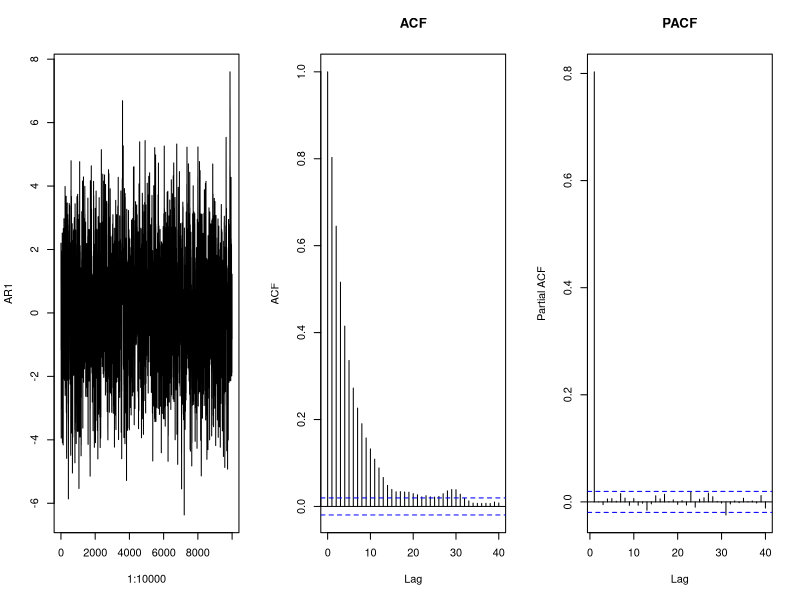
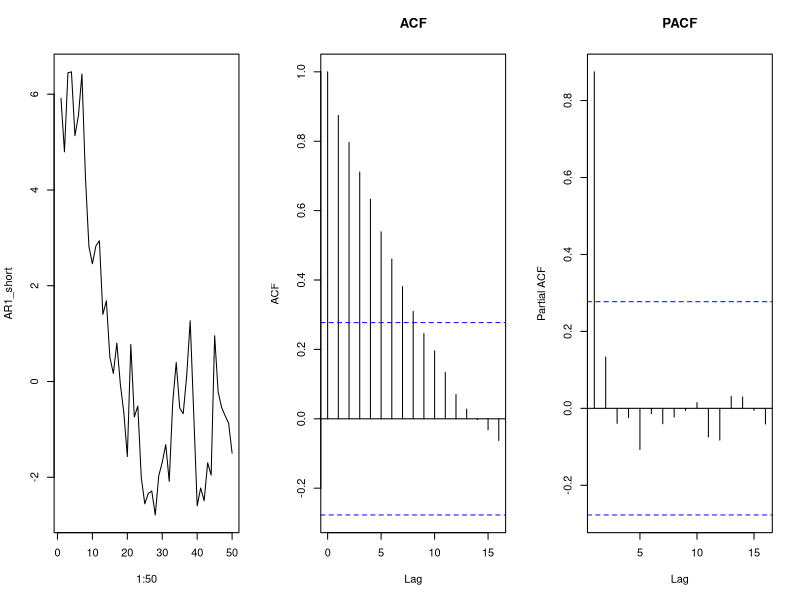
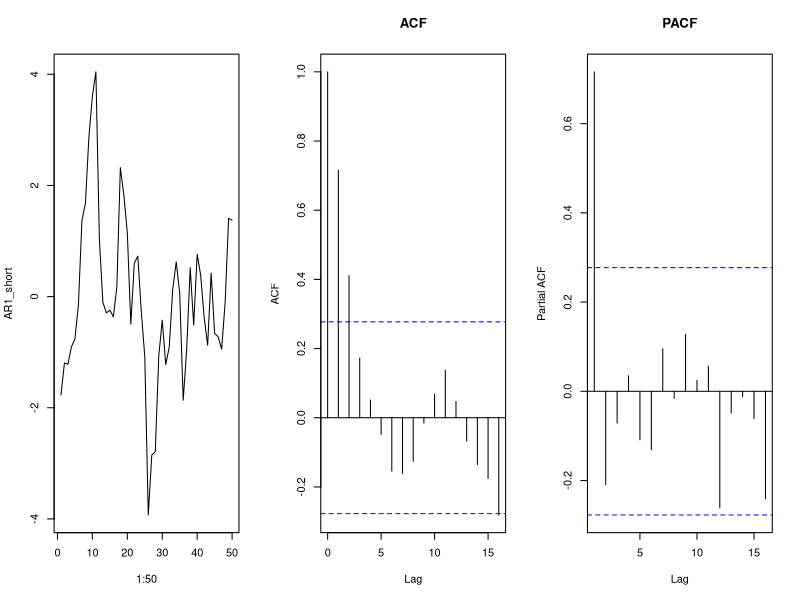
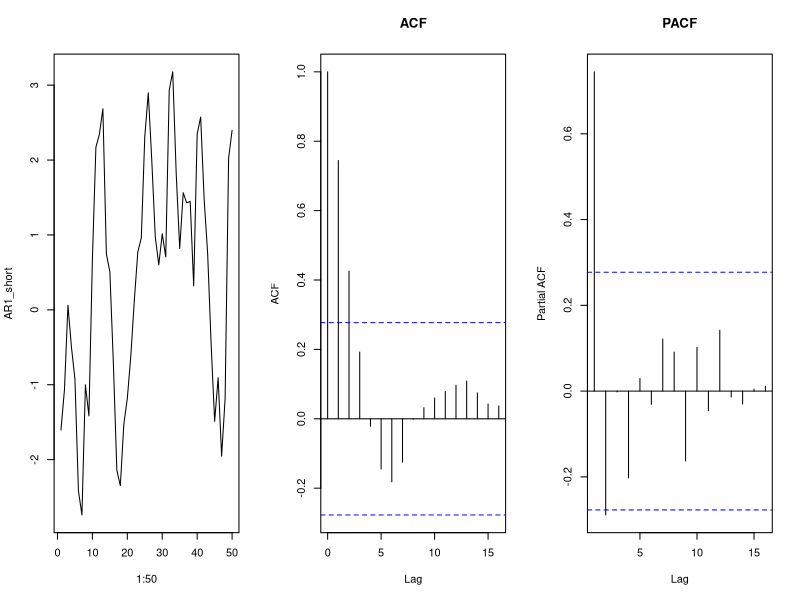
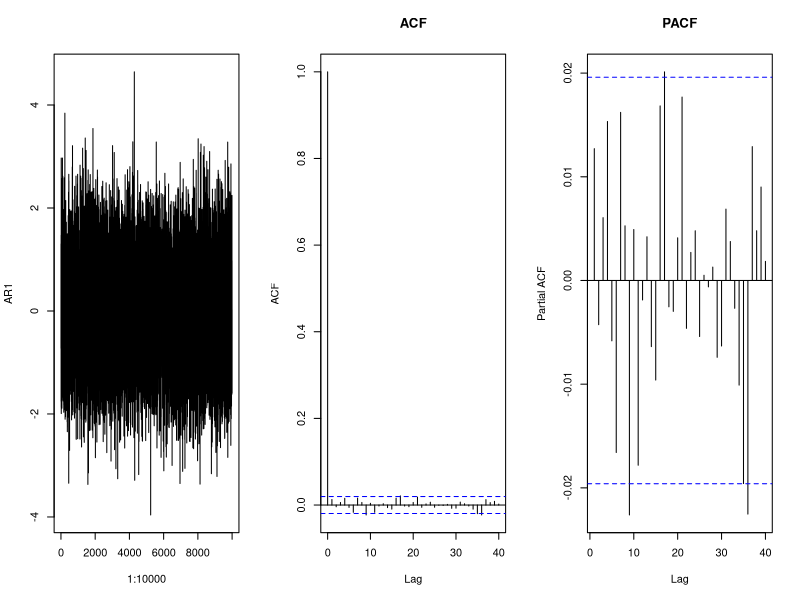

Reproduce these figures in R, in order.
## ---- chunk 1
knitr::opts_chunk$set(echo = TRUE)
## ---- chunk 2
AR1 <- arima.sim(list(ar=c(0.8)),10000)
par(mfrow=c(1,3))
plot(1:10000,AR1,type="l")
ar1_acf <- acf(AR1,main="ACF")
ar1_pacf <-pacf(AR1,main="PACF")
## ---- chunk 3
AR1_short = arima.sim(list(ar=c(0.8)),50)
par(mfrow=c(1,3))
plot(1:50,AR1_short,type="l")
AR1_short_acf <- acf(AR1_short,main="ACF")
AR1_short_pacf <-pacf(AR1_short,main="PACF")
## ---- chunk 4
AR1_short = arima.sim(list(ar=c(0.8)),50)
par(mfrow=c(1,3))
plot(1:50,AR1_short,type="l")
AR1_short_acf <- acf(AR1_short,main="ACF")
AR1_short_pacf <-pacf(AR1_short,main="PACF")
## ---- chunk 5
AR1_short = arima.sim(list(ar=c(0.8)),50)
par(mfrow=c(1,3))
plot(1:50,AR1_short,type="l")
AR1_short_acf <- acf(AR1_short,main="ACF")
AR1_short_pacf <-pacf(AR1_short,main="PACF")
## ---- chunk 6
AR1 <- arima.sim(list(ar=c(0.0)),10000)
par(mfrow=c(1,3))
plot(1:10000,AR1,type="l")
ar1_acf <- acf(AR1,main="ACF")
ar1_pacf <-pacf(AR1,main="PACF")
